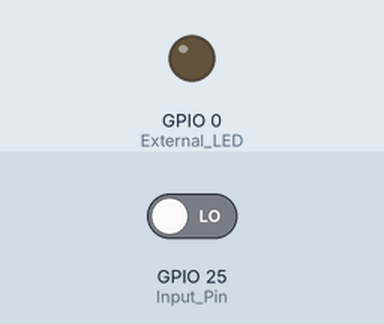
Bench run of a sketch on a simulated ESP32. Parts: output pins drawn as LEDs (lit = HIGH). The inputs (shaded band) are chosen by the test bench; at power-on: GPIO 25 (Input_Pin) LOW.

Above: at 1.2 s.
1.3 s: GPIO 25 (Input_Pin) driven HIGH
At 2.0 s:
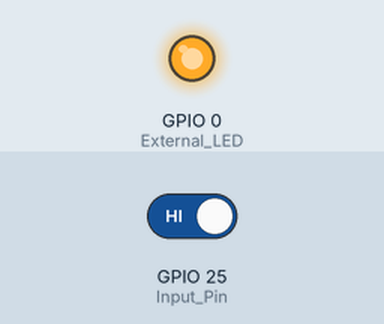
2.8 s: GPIO 25 (Input_Pin) driven LOW
At 3.1 s:
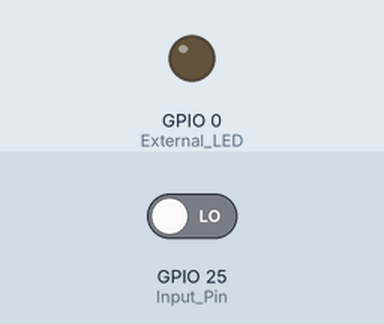
Timing chart, 0 to 5.8 s (numbered marks = the images above; inputs shaded):
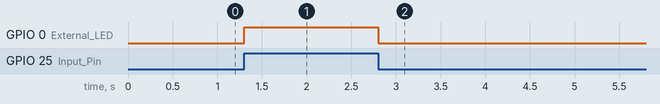

Measured:
- after the input at 1.3 s, GPIO 0 (External_LED): LOW → HIGH at once
- after the input at 2.8 s, GPIO 0 (External_LED): HIGH → LOW at once

The sketch:

4.1.1.ino
```cpp
//Code Auther Yupeng Li
//Code is for Lab 4.1.1
const int External_LED = 0; //set P0 as the external LED pin
int Input_Pin = 25;//Set P25 as the input pin
int val = 0;//Integer used to store the read value

// the setup function runs once when you press reset or power the board
void setup() {
  // initialize digital pin LED_BUILTIN as an output.
  pinMode(External_LED, OUTPUT);//Set the external LED as the output pin
  pinMode(Input_Pin, INPUT);//Set the Input_Pin as input
  Serial.begin(115200);//Begin serial communication at baud 115200

}

// the loop function runs over and over again forever
void loop() {
  val = digitalRead(Input_Pin);//Read the value from the button and store in val
  if (val ==1)//When the button is pressed
  {
  digitalWrite(External_LED, HIGH);   // turn the LED on (HIGH is the voltage level)                     // wait for a second

  }
  if (val == 0)//When the button is released
  {
  digitalWrite(External_LED, LOW);    // turn the LED off by making the voltage LOW                       // wait for a second
  }

}
```
